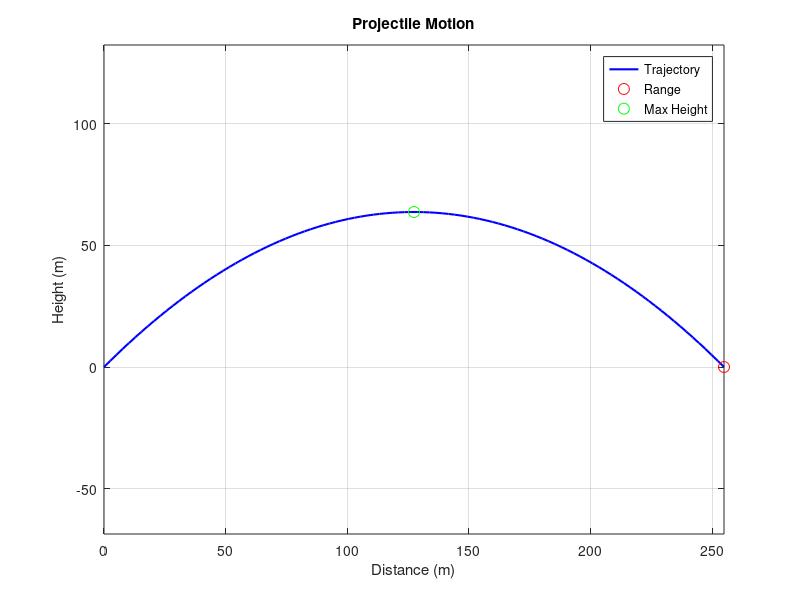

MATLAB code to generate this figure:
g = 9.81;     
v0 = 50;      
angle = 45;   
theta = angle * pi / 180;
v0x = v0 * cos(theta);
v0y = v0 * sin(theta);
T_flight = 2 * v0y / g;
range = v0x * T_flight;
H_max = (v0y^2) / (2 * g);
t = linspace(0, T_flight, 100);
x = v0x * t;
y = v0y * t - 0.5 * g * t.^2;
plot(x, y, 'b-', 'LineWidth', 1.5);
hold on;
plot(range, 0, 'ro', 'MarkerSize', 8); 
plot(range / 2, H_max, 'go', 'MarkerSize', 8);
title('Projectile Motion');
xlabel('Distance (m)');
ylabel('Height (m)');
legend('Trajectory', 'Range', 'Max Height');
grid on;
axis equal;
fprintf('Range: %.2f meters\n', range);
fprintf('Maximum Height: %.2f meters\n', H_max);
